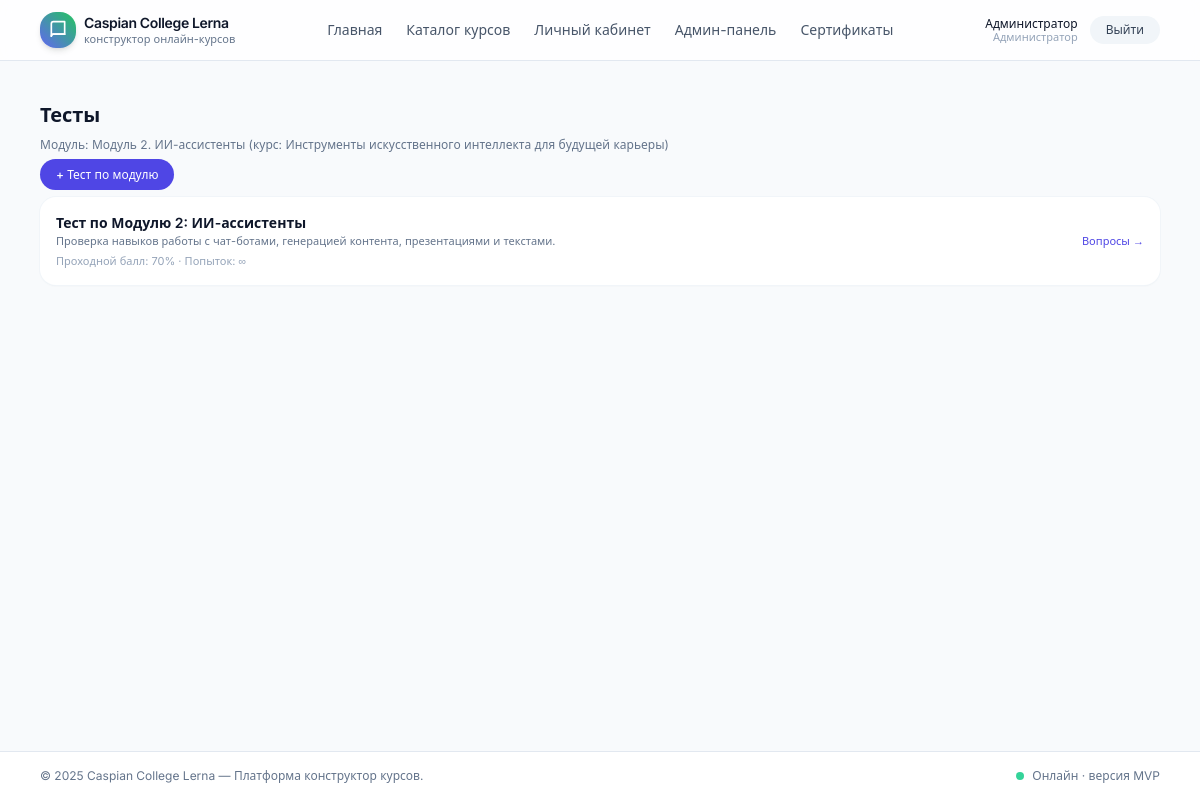
/admin/modules/8/tests (signed in), run on the app's committed database.
### app/models.py (models this page shows, shortened)
class User(UserMixin, db.Model):
    __tablename__ = "users"
    id = db.Column(db.Integer, primary_key=True)
    email = db.Column(db.String(255), unique=True, nullable=False)
    password_hash = db.Column(db.String(255), nullable=False)
    full_name = db.Column(db.String(255), nullable=False)
    role = db.Column(db.String(20), default="student")  # 'student' или 'admin'
    created_at = db.Column(db.DateTime, default=datetime.utcnow)
    courses = db.relationship("UserCourse", back_populates="user", cascade="all, delete-orphan")
    lesson_progress = db.relationship("UserLessonProgress", back_populates="user", cascade="all, delete-orphan")
    test_attempts = db.relationship("UserTestAttempt", back_populates="user", cascade="all, delete-orphan")
    certificates = db.relationship("Certificate", back_populates="user", cascade="all, delete-orphan")
    def is_admin(self) -> bool:
        return self.role == "admin"

class CourseModule(db.Model):
    __tablename__ = "course_modules"
    id = db.Column(db.Integer, primary_key=True)
    course_id = db.Column(db.Integer, db.ForeignKey("courses.id"), nullable=False)
    title = db.Column(db.String(255), nullable=False)
    description = db.Column(db.Text, nullable=True)
    order_index = db.Column(db.Integer, default=0)
    course = db.relationship("Course", back_populates="modules")
    lessons = db.relationship("Lesson", back_populates="module", cascade="all, delete-orphan")
    tests = db.relationship("Test", back_populates="module", cascade="all, delete-orphan")  # тесты по модулю

class Course(db.Model):
    __tablename__ = "courses"
    id = db.Column(db.Integer, primary_key=True)
    title = db.Column(db.String(255), nullable=False)
    slug = db.Column(db.String(255), unique=True, nullable=False)
    description = db.Column(db.Text, nullable=True)
    category = db.Column(db.String(100), nullable=True)
    level = db.Column(db.String(50), nullable=True)
    image_url = db.Column(db.String(255), nullable=True)      # обложка
    hero_image_url = db.Column(db.String(255), nullable=True) # фон в шапке
    logo_url = db.Column(db.String(255), nullable=True)       # логотип курса
    theme_id = db.Column(db.Integer, db.ForeignKey("course_themes.id"), nullable=True)
    theme = db.relationship("CourseTheme", back_populates="courses")
    language = db.Column(db.String(20), default="ru")
    estimated_duration_minutes = db.Column(db.Integer, default=0)
    requirements = db.Column(db.Text, nullable=True)
    outcomes = db.Column(db.Text, nullable=True)
    is_sequential = db.Column(db.Boolean, default=True)  # модули по порядку
    is_published = db.Column(db.Boolean, default=False)
    created_at = db.Column(db.DateTime, default=datetime.utcnow)
    updated_at = db.Column(db.DateTime, default=datetime.utcnow, onupdate=datetime.utcnow)
    modules = db.relationship("CourseModule", back_populates="course", cascade="all, delete-orphan")
    tests = db.relationship("Test", back_populates="course", cascade="all, delete-orphan")  # финальные тесты
    user_courses = db.relationship("UserCourse", back_populates="course", cascade="all, delete-orphan")
    certificates = db.relationship("Certificate", back_populates="course", cascade="all, delete-orphan")

class Test(db.Model):
    __tablename__ = "tests"
    id = db.Column(db.Integer, primary_key=True)
    course_id = db.Column(db.Integer, db.ForeignKey("courses.id"), nullable=True)   # финальный
    module_id = db.Column(db.Integer, db.ForeignKey("course_modules.id"), nullable=True)  # по модулю
    type = db.Column(db.String(20), nullable=False)  # 'module' или 'final'
    title = db.Column(db.String(255), nullable=False)
    description = db.Column(db.Text, nullable=True)
    pass_score_percent = db.Column(db.Integer, default=70)
    max_attempts = db.Column(db.Integer, nullable=True)  # None = бесконечно
    course = db.relationship("Course", back_populates="tests")
    module = db.relationship("CourseModule", back_populates="tests")
    questions = db.relationship("Question", back_populates="test", cascade="all, delete-orphan")
    attempts = db.relationship("UserTestAttempt", back_populates="test", cascade="all, delete-orphan")

### app/blueprints/admin/routes.py (the view)
@admin_bp.route("/modules/<int:module_id>/tests")
def module_tests(module_id):
    module = CourseModule.query.get_or_404(module_id)
    tests = Test.query.filter_by(module_id=module.id, type="module").all()
    return render_template("admin_tests.html", module=module, tests=tests)

### app/blueprints/admin/routes.py (called while the page is built)
def admin_required():
    if not current_user.is_authenticated or not current_user.is_admin():
        abort(403)

@admin_bp.before_request
def check_admin():
    admin_required()

### app/templates/admin_tests.html (shortened to what this page needs)
{% extends "base.html" %}
{% block content %}
<h1 class="mb-2 text-xl font-semibold text-slate-900">Тесты</h1>
{% if module %}
  <p class="mb-2 text-xs text-slate-500">
    Модуль: {{ module.title }} (курс: {{ module.course.title }})
  </p>
  <div class="mb-3">
    <a href="{{ url_for('admin.module_test_create', module_id=module.id) }}"
       class="rounded-full bg-primary-600 px-4 py-2 text-xs font-medium text-white hover:bg-primary-700">
      + Тест по модулю
    </a>
  </div>
{% endif %}
{% if tests %}
  <div class="space-y-3 text-xs">
    {% for t in tests %}
      <div class="flex items-center justify-between rounded-2xl bg-white p-4 shadow-sm ring-1 ring-slate-100">
        <div>
          <p class="text-sm font-semibold text-slate-900">{{ t.title }}</p>
          {% if t.description %}
            <p class="text-[11px] text-slate-500 line-clamp-1">{{ t.description }}</p>
          {% endif %}
          <p class="mt-1 text-[11px] text-slate-400">
            Проходной балл: {{ t.pass_score_percent }}% · Попыток:
            {% if t.max_attempts %}{{ t.max_attempts }}{% else %}∞{% endif %}
          </p>
        </div>
        <a href="{{ url_for('admin.questions_list', test_id=t.id) }}"
           class="text-[11px] text-primary-600 hover:text-primary-700">
          Вопросы →
        </a>
      </div>
    {% endfor %}
  </div>
{% else %}
  <p class="text-xs text-slate-500">Тесты ещё не созданы.</p>
{% endif %}
{% endblock %}

### app/templates/navbar.html (shortened to what this page needs)
<header class="border-b border-slate-200 bg-white/80 backdrop-blur">
  <div class="mx-auto flex max-w-6xl items-center justify-between px-4 py-3">
    <a href="{{ url_for('main.index') }}" class="flex items-center gap-2">
      <div class="flex h-9 w-9 items-center justify-center rounded-2xl bg-gradient-to-tr from-primary-500 to-accent text-white shadow-md">
        <svg xmlns="http://www.w3.org/2000/svg" class="h-5 w-5" viewBox="0 0 24 24" fill="none"
             stroke="currentColor" stroke-width="2" stroke-linecap="round" stroke-linejoin="round">
          <path d="M4 19.5A2.5 2.5 0 0 1 6.5 17H20"/>
          <path d="M4 4.5A2.5 2.5 0 0 1 6.5 2H20v15H6.5A2.5 2.5 0 0 0 4 19.5z"/>
        </svg>
      </div>
      <div class="flex flex-col leading-tight">
        <span class="text-sm font-semibold tracking-tight text-slate-900">Caspian College Lerna</span>
        <span class="text-[11px] text-slate-500">конструктор онлайн-курсов</span>
      </div>
    </a>
    <nav class="hidden items-center gap-6 text-sm text-slate-600 md:flex">
      <a href="{{ url_for('main.index') }}" class="hover:text-primary-600">Главная</a>
      <a href="{{ url_for('main.courses_list') }}" class="hover:text-primary-600">Каталог курсов</a>
      {% if current_user.is_authenticated %}
        <a href="{{ url_for('courses.dashboard') }}" class="hover:text-primary-600">Личный кабинет</a>
        {% if current_user.is_admin() %}
          <a href="{{ url_for('admin.dashboard') }}" class="hover:text-primary-600">Админ-панель</a>
          <a href="{{ url_for('admin.certificate_branding') }}" class="hover:text-primary-600">Сертификаты</a>
        {% endif %}
      {% endif %}
    </nav>
    <div class="flex items-center gap-3 text-sm">
      {% if current_user.is_authenticated %}
        <div class="hidden flex-col text-right text-xs leading-tight text-slate-600 sm:flex">
          <span class="font-medium text-slate-900">{{ current_user.full_name }}</span>
          <span class="text-[11px] text-slate-400">
            {% if current_user.is_admin() %}Администратор{% else %}Обучающийся{% endif %}
          </span>
        </div>
        <a href="{{ url_for('auth.logout') }}"
           class="rounded-full bg-slate-100 px-4 py-1.5 text-xs font-medium text-slate-700 hover:bg-slate-200">
          Выйти
        </a>
      {% endif %}
    </div>
  </div>
</header>

### app/static/css/styles.css (style rules this page uses)
body { background-color: #f8f9fa; }

### data on the page
User: full_name "Администратор"
CourseModule: title "Модуль 2. ИИ-ассистенты"
Course: course "Инструменты искусственного интеллекта для будущей карьеры"
Test: title "Тест по Модулю 2: ИИ-ассистенты", description "Проверка навыков работы с чат-ботами, генерацией контента, презентациями и текстами.", pass_score_percent "70"

### other printed values
{{ 2025 }} "2025"
